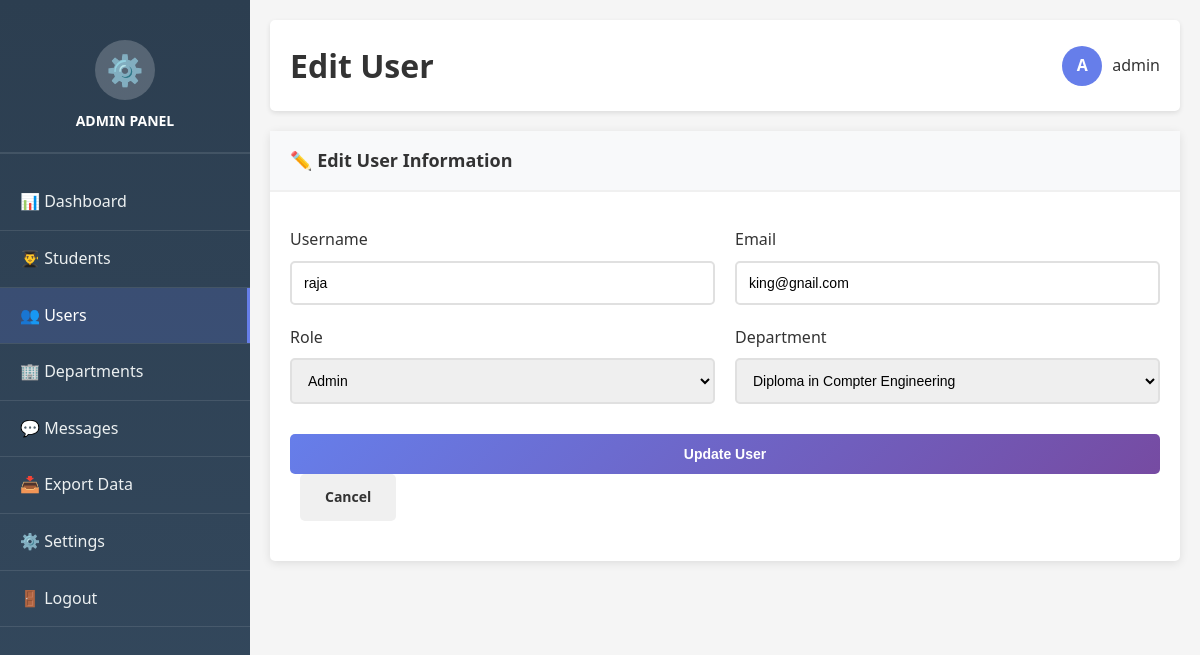
Screenshot of /admin/edit_user.php?id=58 (signed in) with the database file from the repository.
### tables this page shows
CREATE TABLE `users` (
  `id` int(11) NOT NULL,
  `username` varchar(50) NOT NULL,
  `password` varchar(255) NOT NULL,
  `email` varchar(100) DEFAULT NULL,
  `role` enum('admin','secretary','principal','hod','class_teacher','student') NOT NULL,
  `department` varchar(50) DEFAULT NULL,
  `created_at` timestamp NOT NULL DEFAULT current_timestamp(),
  `updated_at` timestamp NOT NULL DEFAULT current_timestamp() ON UPDATE current_timestamp()
);

CREATE TABLE `departments` (
  `id` int(11) NOT NULL,
  `dept_code` varchar(10) NOT NULL,
  `dept_name` varchar(100) NOT NULL,
  `full_name` varchar(200) DEFAULT NULL,
  `hod_id` int(11) DEFAULT NULL,
  `created_at` timestamp NOT NULL DEFAULT current_timestamp()
);

### admin/edit_user.php (the view, shortened to what this page needs)
<?php
require_once '../config/database.php';
$user_id = intval($_GET['id']);
$user = $conn->query("SELECT * FROM users WHERE id = $user_id")->fetch_assoc();
$depts = $conn->query("SELECT * FROM departments");
?>
<!DOCTYPE html>
<html lang="en">
<head>
    <link rel="stylesheet" href="../public/css/style.css">
</head>
<body>
<div class="dashboard-container">
    <aside class="sidebar">
        <div class="sidebar-header">
            <div class="sidebar-logo">⚙️</div>
            <div class="sidebar-brand">ADMIN PANEL</div>
        </div>
        <ul class="sidebar-menu">
            <li><a href="dashboard.php">📊 Dashboard</a></li>
            <li><a href="students.php">👨‍🎓 Students</a></li>
            <li><a href="users.php" class="active">👥 Users</a></li>
            <li><a href="departments.php">🏢 Departments</a></li>
            <li><a href="messages.php">💬 Messages</a></li>
            <li><a href="export.php">📥 Export Data</a></li>
            <li><a href="settings.php">⚙️ Settings</a></li>
            <li><a href="../logout.php">🚪 Logout</a></li>
        </ul>
    </aside>
    <main class="main-content">
        <div class="topbar">
            <h1>Edit User</h1>
            <div class="topbar-right">
                <div class="user-profile">
                    <div class="user-avatar"><?php echo strtoupper(substr($_SESSION['username'], 0, 1)); ?></div>
                    <span><?php echo htmlspecialchars($_SESSION['username']); ?></span>
                </div>
            </div>
        </div>
        <div class="card">
            <div class="card-header">
                <h3 class="card-title">✏️ Edit User Information</h3>
            </div>
            <div class="card-body">
                <form method="POST">
                    <div class="form-row">
                        <div class="form-group">
                            <label for="username">Username</label>
                            <input type="text" id="username" name="username" value="<?php echo htmlspecialchars($user['username']); ?>" required>
                        </div>
                        <div class="form-group">
                            <label for="email">Email</label>
                            <input type="email" id="email" name="email" value="<?php echo htmlspecialchars($user['email']); ?>" required>
                        </div>
                    </div>
                    <div class="form-row">
                        <div class="form-group">
                            <label for="role">Role</label>
                            <select id="role" name="role" required>
                                <option value="admin" <?php echo $user['role'] == 'admin' ? 'selected' : ''; ?>>Admin</option>
                            </select>
                        </div>
                        <div class="form-group">
                            <label for="department">Department</label>
                            <select id="department" name="department">
                                <?php while ($row = $depts->fetch_assoc()): ?>
                                    <option value="<?php echo htmlspecialchars($row['dept_name']); ?>" <?php echo $user['department'] == $row['dept_name'] ? 'selected' : ''; ?>>
                                        <?php echo htmlspecialchars($row['full_name']); ?>
                                    </option>
                                <?php endwhile; ?>
                            </select>
                        </div>
                    </div>
                    <button type="submit" class="btn btn-primary">Update User</button>
                    <a href="users.php" class="btn btn-secondary" style="margin-left: 10px;">Cancel</a>
                </form>
            </div>
        </div>
    </main>
</div>
</body>
</html>

### public/css/style.css (style rules this page uses)
* { margin: 0; padding: 0; box-sizing: border-box; }
body { font-family: 'Segoe UI', Tahoma, Geneva, Verdana, sans-serif; line-height: 1.6; color: #333; background: linear-gradient(135deg, #667eea 0%, #764ba2 100%); min-height: 100vh; }
.form-group { margin-bottom: 20px; }
label { display: block; margin-bottom: 8px; color: #333; font-weight: 500; }
input[type="text"], input[type="email"], input[type="password"], input[type="file"], select, textarea { width: 100%; padding: 12px; border: 2px solid #e0e0e0; border-radius: 5px; font-size: 14px; transition: border-color 0.3s; }
.btn { padding: 12px 25px; border: none; border-radius: 5px; font-size: 14px; font-weight: 600; cursor: pointer; transition: all 0.3s; text-decoration: none; display: inline-block; }
.btn-primary { background: linear-gradient(135deg, #667eea 0%, #764ba2 100%); color: white; width: 100%; margin-top: 10px; }
.btn-secondary { background: #f0f0f0; color: #333; }
.dashboard-container { display: flex; min-height: 100vh; background: #f5f5f5; }
.sidebar { width: 250px; background: linear-gradient(180deg, #2c3e50 0%, #34495e 100%); color: white; padding: 20px 0; position: fixed; height: 100vh; overflow-y: auto; }
.sidebar-header { padding: 20px; text-align: center; border-bottom: 2px solid rgba(255, 255, 255, 0.1); }
.sidebar-logo { width: 60px; height: 60px; background: rgba(255, 255, 255, 0.2); border-radius: 50%; display: flex; align-items: center; justify-content: center; margin: 0 auto 10px; font-size: 30px; }
.sidebar-brand { font-size: 14px; font-weight: 600; }
.sidebar-menu { list-style: none; margin-top: 20px; }
.sidebar-menu li { border-bottom: 1px solid rgba(255, 255, 255, 0.1); }
.sidebar-menu a { display: flex; align-items: center; padding: 15px 20px; color: #ecf0f1; text-decoration: none; transition: all 0.3s; }
.sidebar-menu a:hover, .sidebar-menu a.active { background: rgba(102, 126, 234, 0.2); color: white; border-right: 3px solid #667eea; }
.main-content { flex: 1; margin-left: 250px; padding: 20px; }
.topbar { background: white; padding: 20px; border-radius: 5px; box-shadow: 0 2px 5px rgba(0, 0, 0, 0.1); display: flex; justify-content: space-between; align-items: center; margin-bottom: 20px; }
.topbar-right { display: flex; align-items: center; gap: 15px; }
.user-profile { display: flex; align-items: center; gap: 10px; cursor: pointer; }
.user-avatar { width: 40px; height: 40px; border-radius: 50%; background: #667eea; color: white; display: flex; align-items: center; justify-content: center; font-weight: bold; }
.card { background: white; border-radius: 5px; box-shadow: 0 2px 10px rgba(0, 0, 0, 0.1); padding: 20px; margin-bottom: 20px; }
.card-header { border-bottom: 2px solid #f0f0f0; margin: -20px -20px 15px -20px; padding: 15px 20px; background: #f8f9fa; }
.card-title { font-size: 18px; font-weight: 600; color: #333; }
.card-body { padding: 20px 0; }
.form-row { display: grid; grid-template-columns: 1fr 1fr; gap: 20px; }

### rows the page displays
users: username "raja", email "king@gnail.com", role "Admin", department "Diploma in Compter Engineering"

### other values shown
substr($_SESSION['username'], 0, 1) "A"
$_SESSION['username'] "admin"
